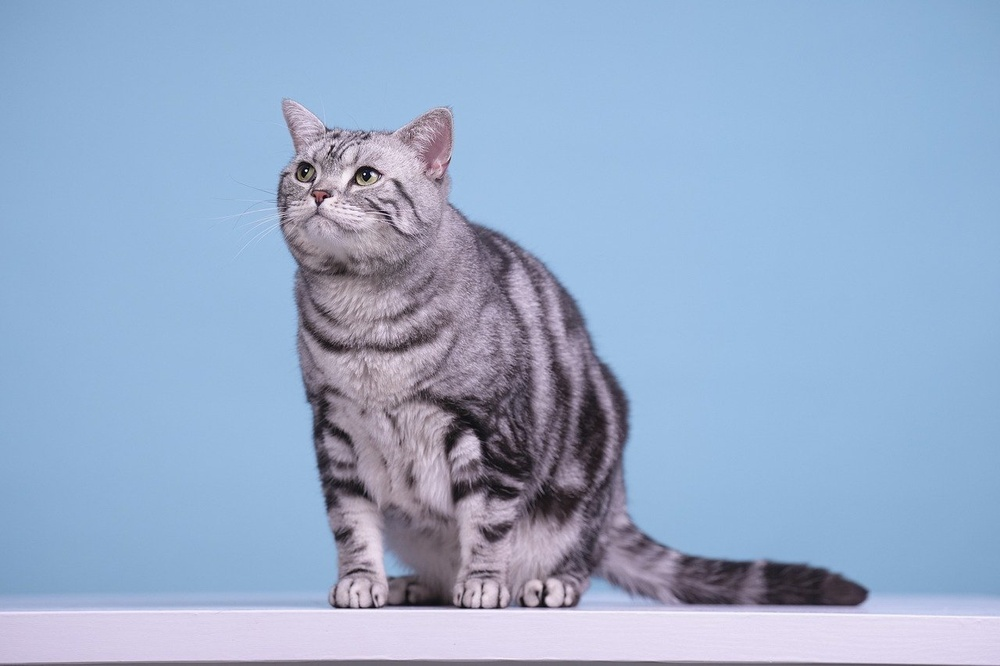
#> input picture Lab-03/input.jpg, 1000 x 666 px, shrunk from 1280 x 853 before the run
$ jupyter execute histogram_equalization.ipynb
#> lines starting #> are read from the running program, lines starting #| are printed output that depends on the picture
[cell 1]
# histogram_equalization.py

from PIL import Image
import numpy as np
import matplotlib.pyplot as plt

def histogram_equalization(input_path, output_path):
    # Load the image and convert to grayscale
#> called with input_path = 'input.jpg', output_path = 'equalized.jpg'
    img = Image.open(input_path).convert("L")
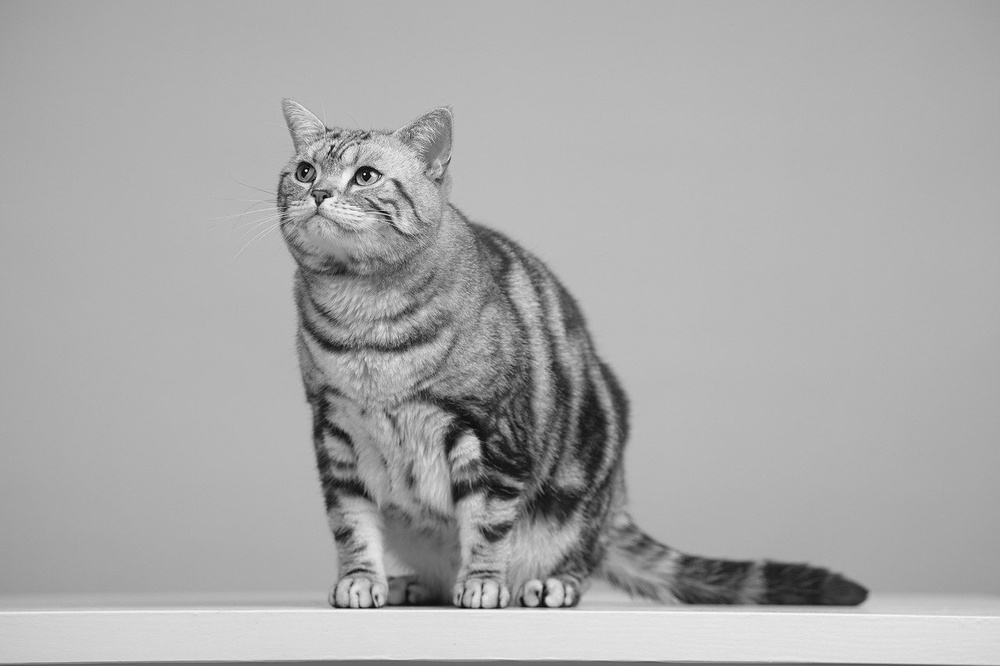
#> img: PIL image 1000x666 L; min 2, max 255, mean 169.5
    img_array = np.array(img)

    # Flatten the image array and calculate histogram
    hist, bins = np.histogram(img_array.flatten(), 256, [0, 256])
#> hist = 256 values, max 35050 at index 181, min 0 at index 0, mean 2601.6; bins = 257 values from 0 to 256

    # Calculate cumulative distribution function (CDF)
    cdf = hist.cumsum()
#> cdf = 256 values from 0 to 666000
    cdf_normalized = cdf * 255 / cdf[-1]  # Normalize the CDF to [0, 255]
#> cdf_normalized = 256 values from 0 to 255

    # Apply histogram equalization
    img_equalized = np.interp(img_array.flatten(), bins[:-1], cdf_normalized)
    img_equalized = img_equalized.reshape(img_array.shape).astype(np.uint8)
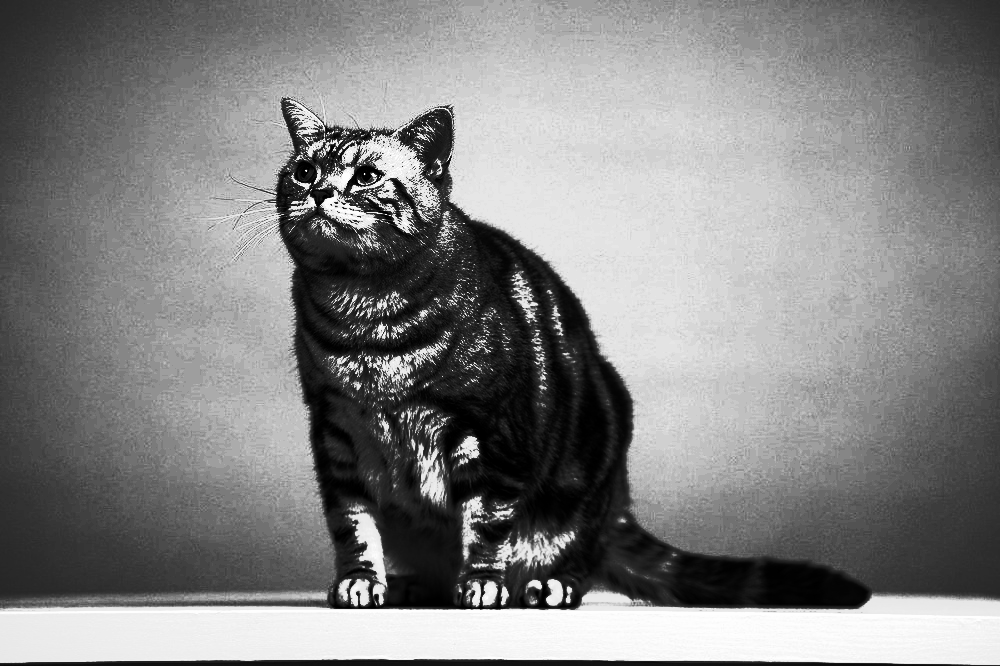
#> img_equalized: shape (666, 1000); min 0, max 255, mean 130.2
    equalized_img = Image.fromarray(img_equalized)

    # Save and display the images
    equalized_img.save(output_path)

    # Plot original and equalized images with histograms
    plt.figure(figsize=(12, 6))

    # Original Image and Histogram
    plt.subplot(2, 2, 1)
    plt.imshow(img, cmap="gray")
    plt.title("Original Image")
    plt.axis("off")

    plt.subplot(2, 2, 2)
    plt.hist(img_array.flatten(), 256, [0, 256], color='black')
    plt.title("Histogram of Original Image")

    # Equalized Image and Histogram
    plt.subplot(2, 2, 3)
    plt.imshow(equalized_img, cmap="gray")
    plt.title("Equalized Image")
    plt.axis("off")

    plt.subplot(2, 2, 4)
    plt.hist(img_equalized.flatten(), 256, [0, 256], color='black')
    plt.title("Histogram of Equalized Image")

    plt.tight_layout()
    plt.show()
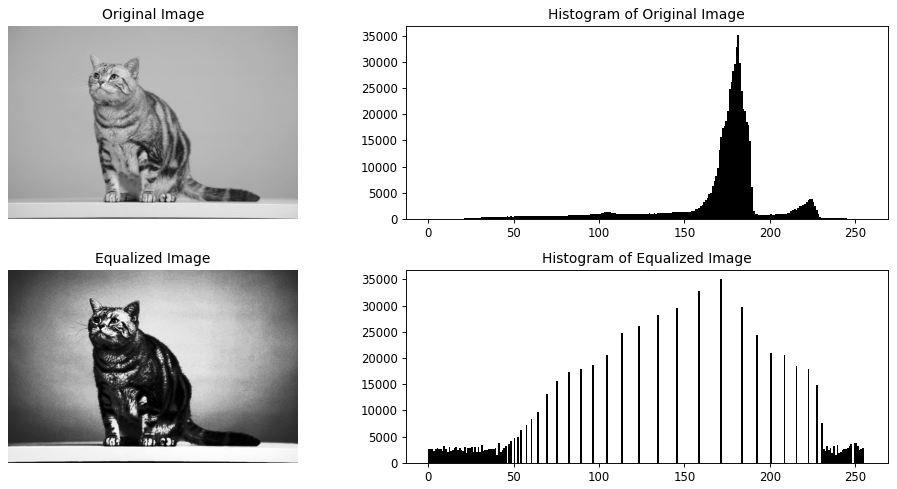
#> figure drawn by matplotlib, 4 panels; panel 2: tallest bar 35050 high, from x = 181 to 182; panel 4: tallest bar 35050 high, from x = 171 to 172

# Example usage
if __name__ == "__main__":
    input_path = "input.jpg"          # Replace with the path to your input image
    output_path = "equalized.jpg"      # Path for saving the equalized image
    histogram_equalization(input_path, output_path)
    print(f"Equalized image saved as {output_path}")
